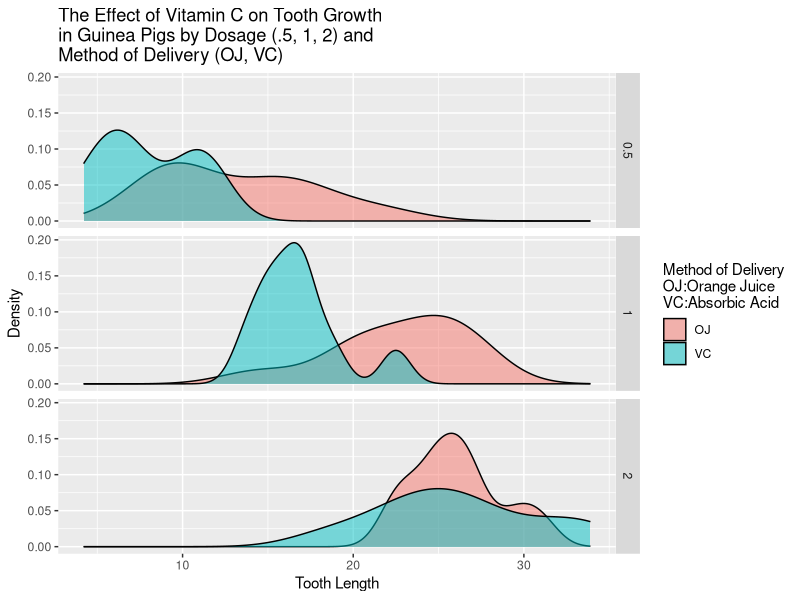

Generate this figure with R:
## ---- chunk 1
library(datasets)
library(ggplot2)
data(ToothGrowth) 
str(ToothGrowth)
## ---- chunk 2
#Make Plot
g = ggplot(ToothGrowth, aes(len))
g + geom_density(aes(fill = supp), alpha = .5) + facet_grid(dose~.) + 
labs(x = 'Tooth Length', y = 'Density', 
title = 'The Effect of Vitamin C on Tooth Growth\nin Guinea Pigs by Dosage (.5, 1, 2) and\nMethod of Delivery (OJ, VC)', 
fill = 'Method of Delivery\nOJ:Orange Juice\nVC:Absorbic Acid')
## ---- chunk 3
OJ = ToothGrowth[ToothGrowth$dose ==1 & ToothGrowth$supp == 'OJ', ]$len
VC = ToothGrowth[ToothGrowth$dose ==1 & ToothGrowth$supp == 'VC', ]$len
t.test(OJ, VC)
## ---- chunk 4
low_dose_OJ = ToothGrowth[ToothGrowth$dose ==.5 & ToothGrowth$supp == 'OJ', ]$len
high_dose_OJ = ToothGrowth[ToothGrowth$dose ==2 & ToothGrowth$supp == 'OJ', ]$len
low_dose_VC = ToothGrowth[ToothGrowth$dose ==.5 & ToothGrowth$supp == 'VC', ]$len
high_dose_VC = ToothGrowth[ToothGrowth$dose ==2 & ToothGrowth$supp == 'VC', ]$len
t.test(high_dose_OJ, low_dose_OJ)
t.test(high_dose_VC, low_dose_VC)
